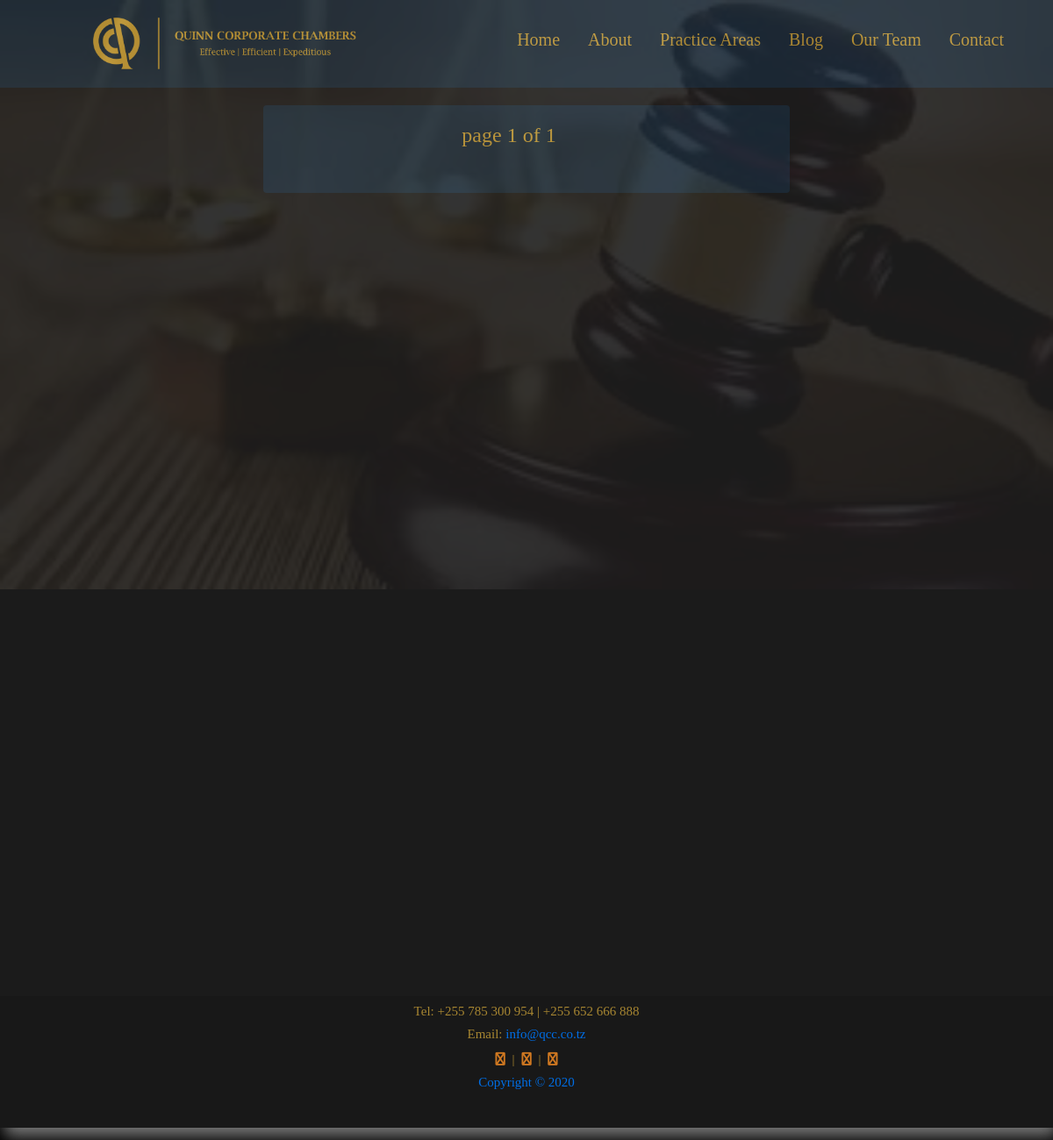
/blog/, run on an earlier commit of the app's database.
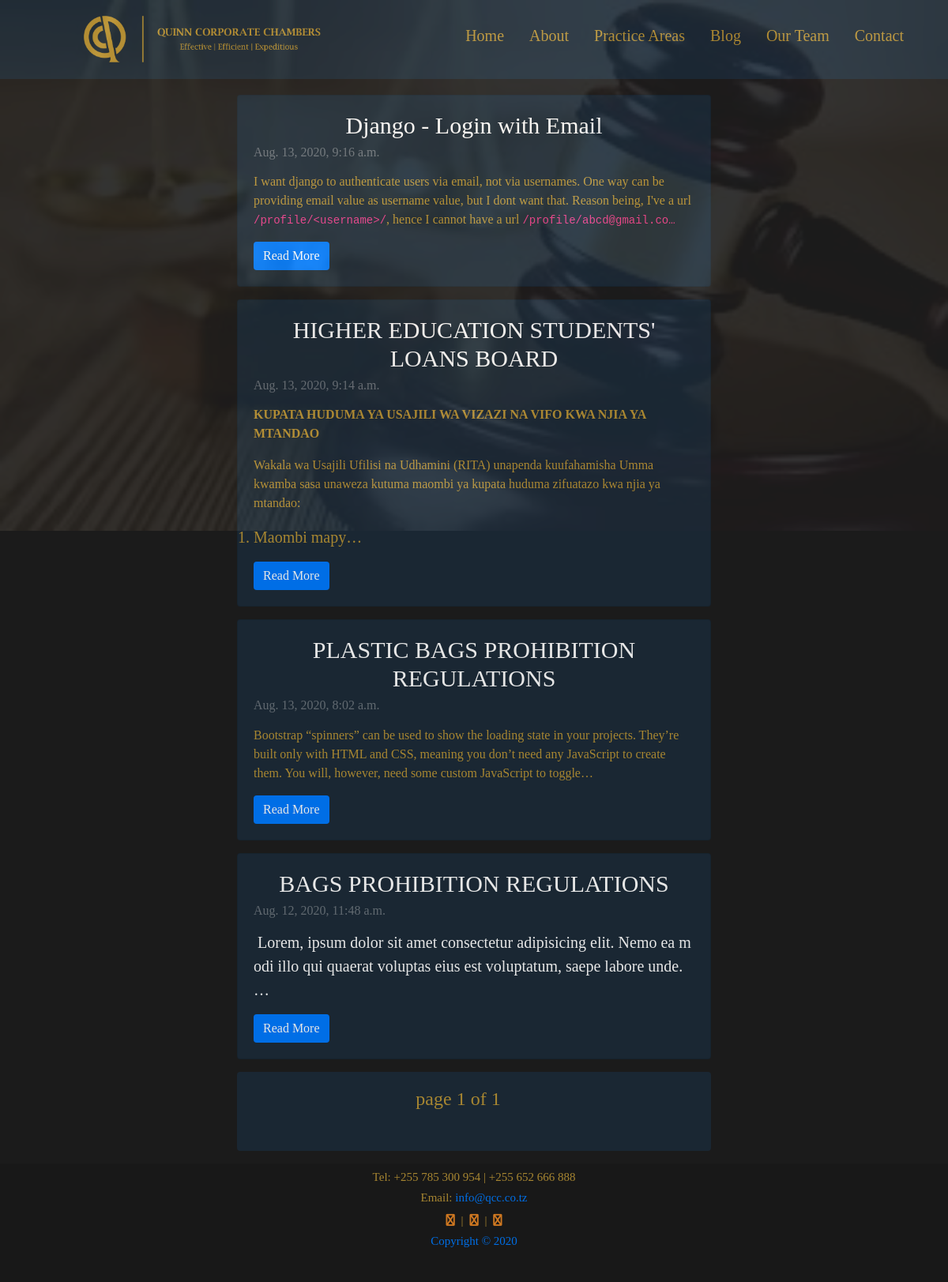
And on a later commit of the database.
### blog/models.py (models this page shows, shortened)
class BlogPost(models.Model):
    title = models.CharField(max_length=120)
    subtitle = models.CharField(max_length=120)
    body = RichTextField(blank=True,null=True ,max_length=5000)
    slug = models.SlugField(blank=True,unique=True)
    date = models.DateTimeField(auto_now_add=True)
    date_added = models.DateTimeField()
    def  get_absolute_url(self):
        return reverse('blog', kwargs={'slug': self.slug})

### blog/views.py (the view)
# urls.py: path('',blogPage, name ='blog'),
def blogPage(request):
    posts = BlogPost.objects.all().order_by('-date_added')
    x = datetime.datetime.now()
    year = x.strftime("%Y")
    context = {
         "year": year,
     }
    pagiator = Paginator(posts,10)
    page = request.GET.get('page')
    try:
        queryset = pagiator.page(page)
    except PageNotAnInteger:
        queryset = pagiator.page(1)
    except EmptyPage:
        queryset = pagiator.page(pagiator.num_pages)
    context['posts'] = queryset
    return render(request,'blogPage.html',context)

### templates/blogPage.html (shortened to what this page needs)
{% extends 'base.html' %}
{% load static  %}
{% block content %}
<div class="maincontent" style="width: 50%; min-height: 1000px; font-size: 20px !important;">
      {% for post in posts %}
      <div class="card mx-auto mb-3" style="background-color: #1D2C39; " >
            <div class="card-body">
                  <h5 class="card-title text-white text-center" style="font-size: 30px !important;">{{post.title}}</h5>
                  <h6 class="card-subtitle mb-2 text-muted" style="font-size:16px !important;">{{post.date_added}}</h6>
                  <p class="card-text" style="font-size: 16px !important;">{{post.body | truncatechars_html:250 |safe}}</p>
                  <a href="{{post.get_absolute_url}}"class="btn btn-primary">Read More</a>
            </div>
      </div>
      {% endfor %}
            <ul class="pagination justify-content-center">
                  <li class="page-item mx-2">  <h4>page {{posts.number}} of {{posts.paginator.num_pages}}</h4></li>
            </ul>
 </div>
{% endblock content %}

### templates/base.html (shortened to what this page needs)
{% load static  %}
<!DOCTYPE html>
<html lang="en">
<head>
    <link href="http://maxcdn.bootstrapcdn.com/font-awesome/4.1.0/css/font-awesome.min.css" rel="stylesheet">
    <link rel="stylesheet" href="https://unpkg.com/aos@next/dist/aos.css" />
    <link rel="stylesheet" href="https://use.fontawesome.com/c4ba2f0a96.css">
    <link rel="stylesheet" href='{% static "css/style.css"%}'>
    <link rel="stylesheet" href='{% static "css/fontawesome.min.css"%}'>
    <link rel="stylesheet" href="https://stackpath.bootstrapcdn.com/bootstrap/4.4.1/css/bootstrap.min.css"
>
</head>
<body>
    <div class="home" style="min-height: 1300px;">
        <div class="rowone">
            <ul id="nav">
                <li><a href="{%url 'contact'%}">Contact</a></li>
                <li style="float: left !important;"><a href="{%url 'home'%}">
                        <img src="/static/images/mainhorizontal.png" alt="logo" style="width: 300px; height: auto;"
                            id="logo">
                    </a></li>
                <li><a href="{%url 'the_team'%}">Our Team</a></li>
                <li><a href="{%url 'blog'%}">Blog</a></li>
                <li><a href="{%url 'practicearea'%}">Practice Areas</a></li>
                <li><a href="{%url 'about'%}">About</a></li>
                <li><a href="{%url 'home'%}">Home</a></li>
            </ul>
            {% block content %}
            {% endblock content %}
            <div class="footernote  mt-3 pt-2" style=" text-align: center; width: 100;">
                <h6>Tel: +255 785 300 954 | +255 652 666 888 </h6>
                <h6>Email: <a href="mailto: info@qcc.co.tz"> info@qcc.co.tz</a> </h6>
                <h6><a href="https://www.instagram.com/quinn.corporate.chambers/" target="_blank"
                        rel="noopener noreferrer"><span class="fa fa-instagram fa-1x p-1"></span></a> | <a
                        href="https://www.linkedin.com/in/quinn-corporate-chambers-3b15201a2/" target="_blank"
                        rel="noopener noreferrer"><span class="fa fa-linkedin fa-1x p-1"></span></a> | <a href="https://twitter.com/QuinnCorporate" target="_blank" rel="noopener noreferrer"><span class="fa fa-twitter fa-1x p-1"></span></h6>
                <div class="justify-content-center">
                    <p>Copyright &copy; {{year}}</p>
                </div>
            </div>
        </div>
    </div>
</body>
</html>

### my-static/css/style.css (style rules this page uses)
* { margin: 0; padding: 0; box-sizing: border-box; font-family: garamond; }
.fa { color: #e68525; }
body { position: relative; width: 100%; background-color:black; overflow-x: hidden; }
html { background-color:black; }
ul { list-style-type: none; position: relative; margin: 0; margin-bottom: 0px !important; padding: 0 40px 0px 90px; padding-bottom: 0px; overflow: hidden; background-color: #1D2C39; width: 100%; height: 100px; line-height:50px ; z-index: 5000000; }
ul li { float: right; margin-top: 20px; }
li a { display: block; color:#BA9537; text-align: center; padding: 0px 16px; text-decoration: none; font-size: 20px; }
.maincontent { width: 80%; height: auto; float:center; margin-right: auto; margin-left: auto; margin-top: 20px; font-size: 23px !important ; color:#BA9537; }
.btn, .btn-link { border: 0 !important; box-shadow: 0 !important; color: white !important; }
.maincontent h5 { font-size: 35px; }
.maincontent h5 { color:white; width: 100%; animation-duration: 10s; font-size: 16px !important ; }
.maincontent p, .maincontent2 p { text-align: start; font-size: 16px !important ; color: #BA9537; }
.footernote { background-color: #1b1b1b; color:#BA9537; position: relative; height: 150px !important; font-size: 15px; line-height: 15px; bottom: 0; }
.footernote h6 { font-size: 15px; }
.home { width: 100%; background-color:black; display: block; background-image:url("/static/images/home.jpg") ; background-position:fixed; background-repeat: no-repeat, repeat; background-origin: content-box; background-size: contain; }
.rowone { width: 100%; background-color:#1E1E1E ; opacity: 0.9; height: 100%; box-shadow: 5px 10px 18px #888888; position: relative; top: -0%; float:center; }
* { box-sizing: border-box; }

What changed in the data, as far as the page shows it:
added BlogPost: title "Django - Login with Email", date_added "Aug. 13, 2020, 9:16 a.m.", body "I want django to authenticate users via email, not via usernames. One way can be providing email value as username value, but I dont want that. Reason being, I've a url /profile/<username>/ , hence I cannot have a url /profile/abcd@gmail.co…"
added BlogPost: title "HIGHER EDUCATION STUDENTS' LOANS BOARD", date_added "Aug. 13, 2020, 9:14 a.m.", body "KUPATA HUDUMA YA USAJILI WA VIZAZI NA VIFO KWA NJIA YA MTANDAO Wakala wa Usajili Ufilisi na Udhamini (RITA) unapenda kuufahamisha Umma kwamba sasa unaweza kutuma maombi ya kupata huduma zifuatazo kwa njia ya mtandao: Maombi mapy…"
added BlogPost: title "PLASTIC BAGS PROHIBITION REGULATIONS", date_added "Aug. 13, 2020, 8:02 a.m.", body "Bootstrap “spinners” can be used to show the loading state in your projects. They’re built only with HTML and CSS, meaning you don’t need any JavaScript to create them. You will, however, need some custom JavaScript to toggle…"
added BlogPost: title "BAGS PROHIBITION REGULATIONS", date_added "Aug. 12, 2020, 11:48 a.m.", body "Lorem, ipsum dolor sit amet consectetur adipisicing elit. Nemo ea modi illo qui quaerat voluptas eius est voluptatum, saepe labore unde. …"
